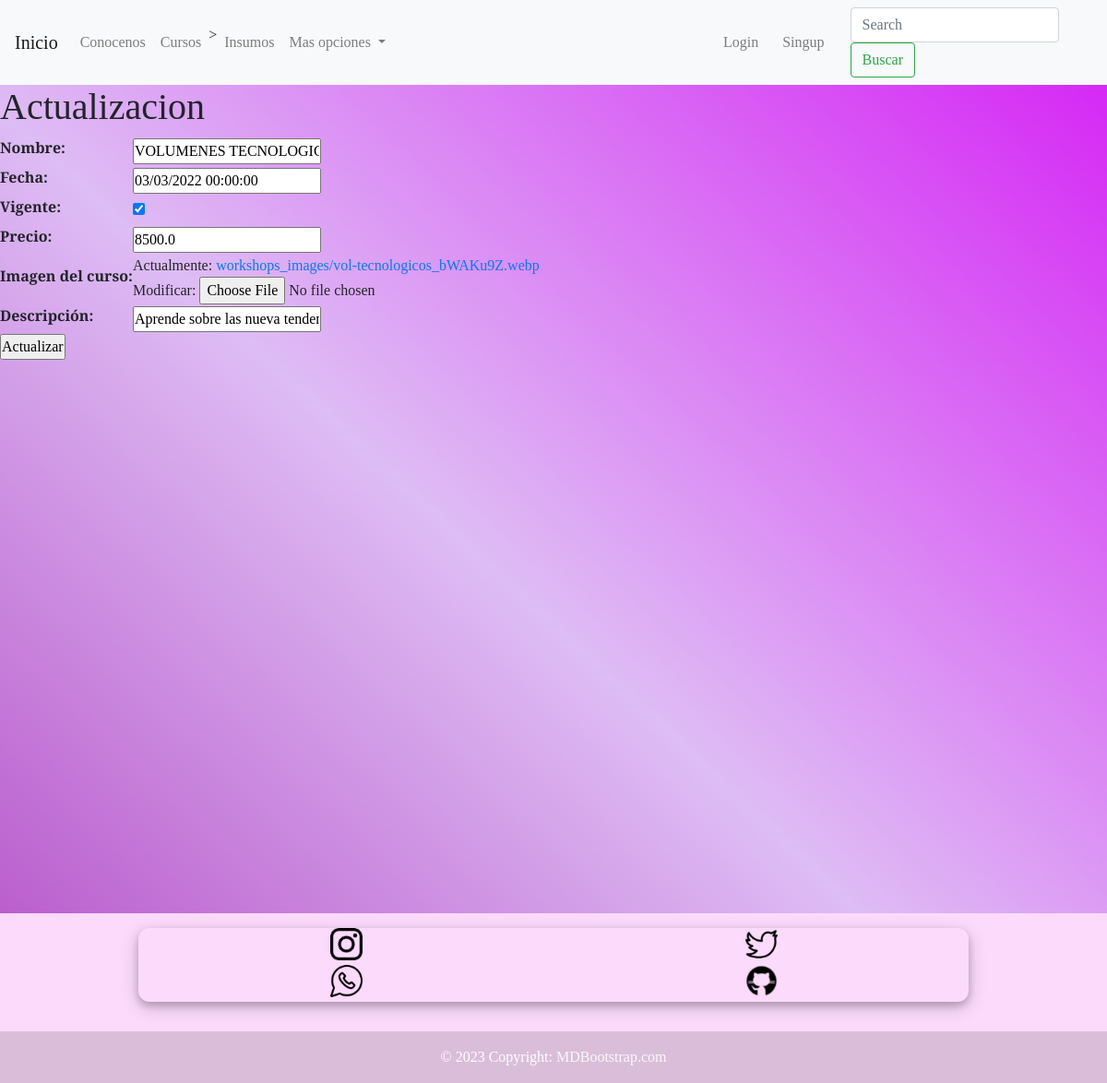
Page /workshops/update-workshops/1/ on the earlier database version.
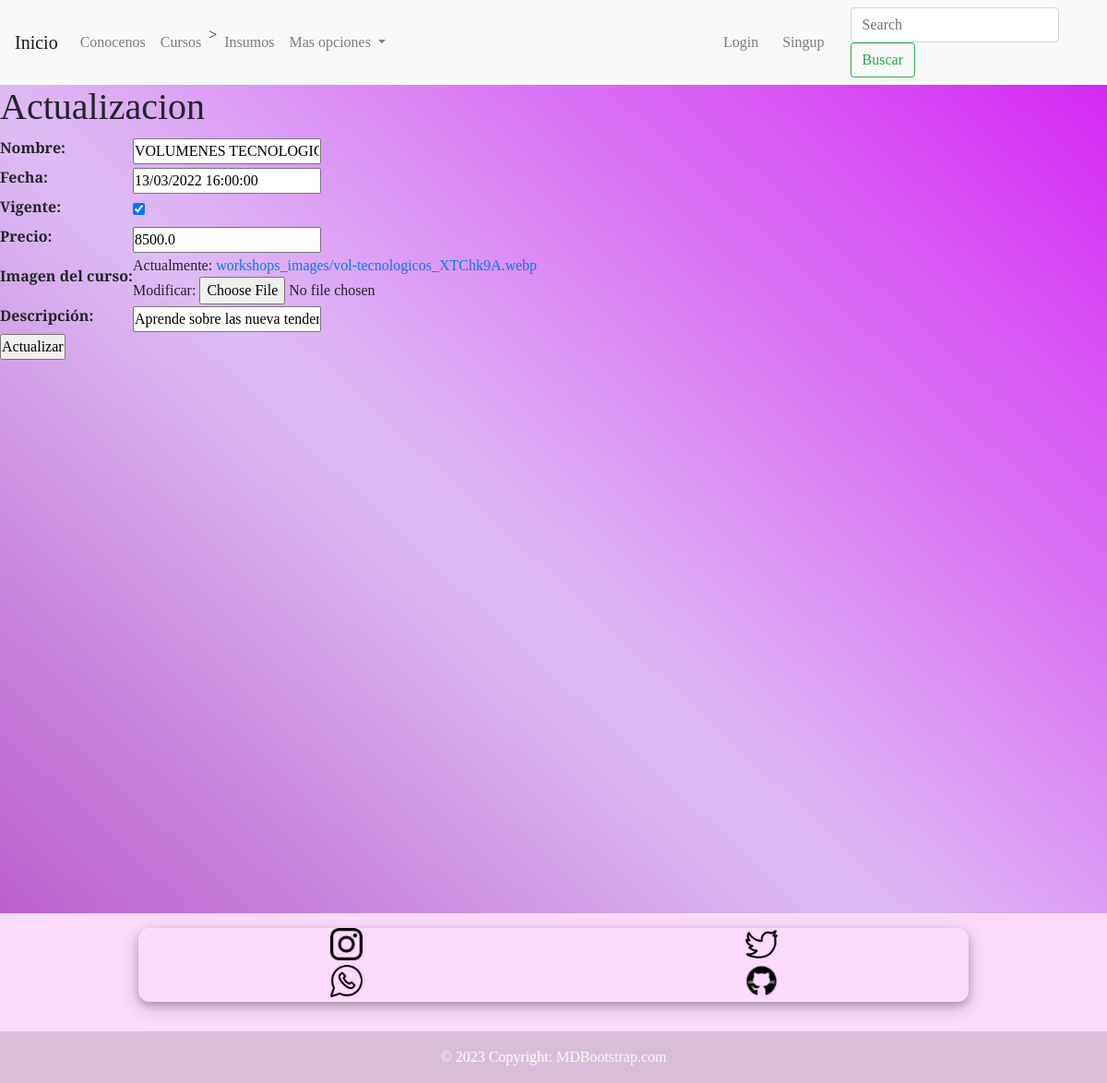
Same page on the later database version.
### workshops/models.py (models this page shows, shortened)
class Workshops(models.Model):
    name = models.CharField(max_length=100)
    date = models.DateTimeField()
    current = models.BooleanField()
    price = models.FloatField()
    workshop_image = models.ImageField(upload_to= 'workshops_images',blank=True, null=True)
    description = models.CharField(max_length=500)

### workshops/views.py (the view, shortened to what this page needs)
# urls.py: path('update-workshops/<int:pk>/', workshop_update),
def workshop_update(request, pk):
    workshop = Workshops.objects.get(id=pk)
    if request.method == 'GET':
        context = {
            'form': WorkshopForm(
                initial={
                    'name':workshop.name,
                    'date':workshop.date,
                    'current':workshop.current,
                    'price':workshop.price,
                    'description':workshop.description,
                    'workshop_image':workshop.workshop_image
                }
            )
        }
        return render(request, 'workshops/update_workshop.html', context=context)

### workshops/forms.py
class WorkshopForm(forms.Form):
    name = forms.CharField(label= 'Nombre',max_length=100, required=True)
    date = forms.DateTimeField(label= 'Fecha',required=True)
    current = forms.BooleanField(label= 'Vigente',required=True)
    price = forms.FloatField(label='Precio',required=True)
    workshop_image = forms.ImageField(label= 'Imagen del curso',required=True)
    description = forms.CharField(label= 'Descripción',max_length=500,required=True)

### templates/workshops/update_workshop.html (shortened to what this page needs)
{% extends 'base.html' %}
{% block content %}
    <h1> Actualizacion</h1>
    {% if form %}
        <form action="" method="POST">
            <table>
                {{form.as_table}}
            </table>
            <input type="submit" value="Actualizar">
        </form>
    {% endif %}
{% endblock %}

Differences in the rows shown:
changed Workshops "VOLUMENES TECNOLOGICOS": date "03/03/2022 00:00:00" → "13/03/2022 16:00:00"
Other differences:
text no longer shown: "Nombre: Fecha: Vigente: Precio: Imagen del curso: Actualmente: workshops_images/vol-tecnologicos_bWAKu9Z.webp Modificar: Descripción:"
text now shown: "Nombre: Fecha: Vigente: Precio: Imagen del curso: Actualmente: workshops_images/vol-tecnologicos_XTChk9A.webp Modificar: Descripción:"
